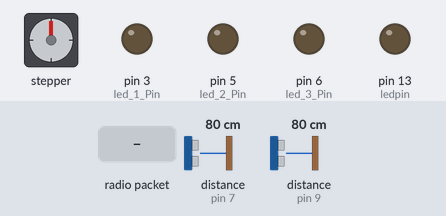
Recording of a sketch running on a simulated Arduino Uno, built with avr-gcc and run on an emulated ATmega328P. On the bench: stepper motor, output pins drawn as LEDs (lit = HIGH). Dashed ring = blinking. The inputs (shaded band) are chosen by the test bench; at power-on: distance to the obstacle (sensors on pin 7, pin 9) 80 cm. No radio packets arrive unless stated; stepper angles assume 200 steps per turn; what the sketch prints to the serial monitor is not drawn.

Above: at 2.2 s.
2.3 s: distance to the obstacle (sensor on pin 7) set to 21 cm
3.8 s: distance to the obstacle (sensor on pin 7) set to 17 cm
At 4.16 s:
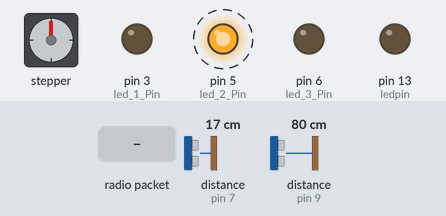
6.8 s: radio packet "3" arrives
At 7.69 s:
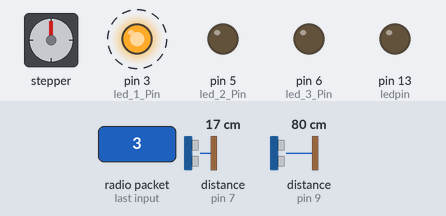
At 9.7 s:
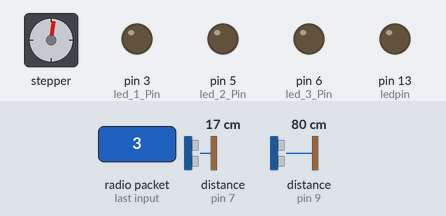
Timing chart, 0 to 15.8 s (numbered marks = the images above; inputs shaded):
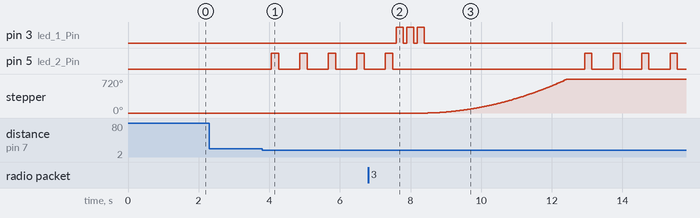

The sketch:

sketch_dec18_reciever_2sonars_mtrcntrl.ino
```cpp
#include <AccelStepper.h>
#include <NewPing.h>
#include <VirtualWire.h>
#define ledpin 13

const int receive_pin = 4;

// rgb - led pin configure
int led_1_Pin = 3;
int led_2_Pin = 5;
int led_3_Pin = 6;
NewPing sonar_left(2, 7, 20);
NewPing sonar_right(8, 9, 20);
unsigned short int left_sonar_distance;
unsigned short int right_sonar_distance;

AccelStepper stepper(1, 10, 11); //использует пин 10 и 11 для dir и step, 1 - режим "external driver" (A4988, drv8825)

int dir = 1; // direction of rotation


void setup()
{
  pinMode(ledpin, OUTPUT);
  digitalWrite(ledpin, LOW);
  delay(1000);
  Serial.begin(9600);  // Debugging only
  Serial.println("setup");


  pinMode(led_1_Pin, OUTPUT);
  pinMode(led_2_Pin, OUTPUT);
  pinMode(led_3_Pin, OUTPUT);

  analogWrite(led_1_Pin, 0);
  analogWrite(led_2_Pin, 0);
  analogWrite(led_3_Pin, 0);

  stepper.setMaxSpeed(300); //устанавливаем максимальную скорость вращения ротора двигателя (шагов/секунду)
  stepper.setAcceleration(300); //устанавливаем ускорение (шагов/секунду^2)

  // Initialise the IO and ISR
  vw_set_ptt_inverted(true); // Required for DR3100
  vw_set_rx_pin(receive_pin);
  vw_setup(1000);  // Bits per sec
  vw_rx_start();       // Start the receiver PLL running
}


void setColor_blink(int red, int green, int blue, int count)
{
  int iterator = 0;
  while (iterator < count)
  {
    //Serial.println(count);
    analogWrite(led_1_Pin, red);
    analogWrite(led_2_Pin, green);
    analogWrite(led_3_Pin, blue);
    delay(200);
    analogWrite(led_1_Pin, 0);
    analogWrite(led_2_Pin, 0);
    analogWrite(led_3_Pin, 0);
    delay(100);
    iterator++;
  }
}

void loop()
{
  uint8_t buf[VW_MAX_MESSAGE_LEN];
  uint8_t buflen = VW_MAX_MESSAGE_LEN;
  left_sonar_distance = sonar_left.ping_cm(200);
  right_sonar_distance = sonar_right.ping_cm(200);

  if ((left_sonar_distance < 20) &&  (left_sonar_distance > 0))
  {
    setColor_blink(0, 255, 0, 1);
    // setColor_blink(10, 100, 70, 1);
  }
  // if (sonar_right.ping_cm(200) < 20)  setColor_blink(100, 200, 20, 1);
  if ((right_sonar_distance < 20) &&  (right_sonar_distance > 0))
  {
    setColor_blink(0, 0, 255, 1);
  }

  if (vw_get_message(buf, &buflen)) // Non-blocking
  {
    // Message with a good checksum received, dump HEX
    if (buf[0] == 49)
    {
      setColor_blink(255, 0, 0, 1);
      stepper.setMaxSpeed(800);
      stepper.setAcceleration(200);
      stepper.runToNewPosition(0);

      stepper.moveTo(800);
      while (stepper.currentPosition() != 300)
        stepper.run();
      // cause an overshoot as we whiz past 300
      stepper.setCurrentPosition(600);
      /*if (Stepper1.distanceToGo() == 0) { //проверка, отработал ли двигатель предыдущее движение
        Stepper1.move(1600 * dir); //устанавливает следующее перемещение на 1600 шагов (если dir равен -1 будет перемещаться -1600 -> противоположное направление)
        }
        Stepper1.run();*/ //запуск шагового двигателя. Эта строка повторяется вновь и вновь для непрерывного вращения двигателя
      //delay(1000);
    }
    if (buf[0] == 51)
    {
      setColor_blink(255, 0, 0, 3);

      stepper.setMaxSpeed(200);
      stepper.setAcceleration(50);
      stepper.runToNewPosition(0);

      stepper.moveTo(1500);
      while (stepper.currentPosition() != 400)
        stepper.run();
      // cause an overshoot as we whiz past 400
      stepper.setCurrentPosition(600);
      /*dir = dir * (-1); //отрицательное значение dir, благодаря чему реализуется вращение в противоположном направлении
        if (Stepper1.distanceToGo() == 0) { //проверка, отработал ли двигатель предыдущее движение
        Stepper1.move(1600 * dir); //устанавливает следующее перемещение на 1600 шагов (если dir равен -1 будет перемещаться -1600 -> противоположное направление)
        }

        Stepper1.run();*/ //запуск шагового двигателя. Эта строка повторяется вновь и вновь для непрерывного вращения двигателя
      //delay(1000);
    }
    if (buf[0] == 52)
    {
      setColor_blink(0, 255, 0, 1);

    }
    if (buf[0] == 53) setColor_blink(0, 255, 0, 2);
    if (buf[0] == 54) setColor_blink(0, 255, 0, 3);
    if (buf[0] == 55) setColor_blink(0, 0, 255, 1);
    if (buf[0] == 56) setColor_blink(0, 0, 255, 2);
    if (buf[0] == 57) setColor_blink(0, 0, 255, 3);
  }
  delay(500);
}
```

Measured:
- the behaviour switches between 20 and 19 cm on distance to the obstacle (sensor on pin 7) (found by bisection; images 0 and 1)
- after the input at 2.3 s, every drawn part: stays the same
- after the input at 3.8 s, pin 5 (led_2_Pin): alternates HIGH for 0.20 s and LOW for 0.61 s, starting after 0.26 s
- after the input at 6.8 s, pin 3 (led_1_Pin): alternates HIGH for 0.20 s and LOW for 0.10 s, 6 changes in all, then stays LOW, starting after 0.79 s; stepper: turns 720° clockwise in 3.9 s, starting after 1.7 s
